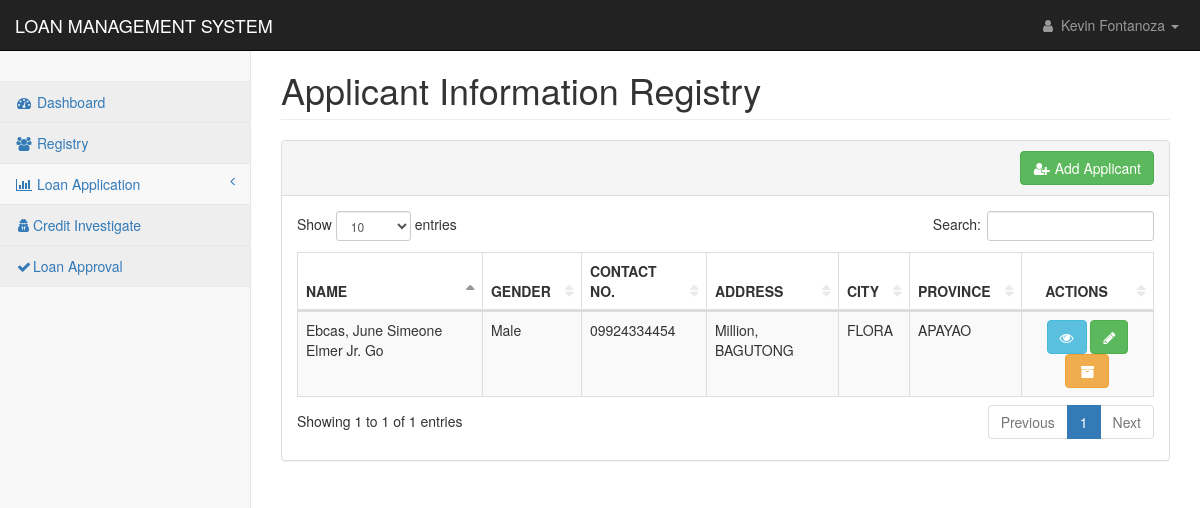
The page /pages/registry_applicant.php (signed in) on the database as committed earlier.
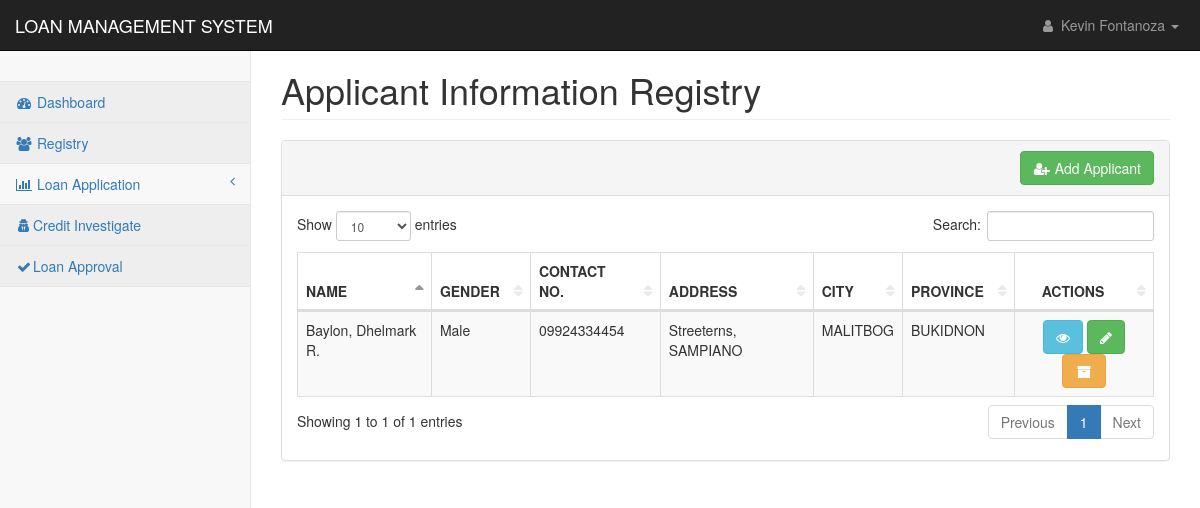
The same page on the database as committed later.
### tables this page shows
CREATE TABLE `applicants_personal` (
  `applicant_id` int(11) NOT NULL,
  `applicant_code` text NOT NULL,
  `firstname` text NOT NULL,
  `middlename` text NOT NULL,
  `lastname` text NOT NULL,
  `suffix` text NOT NULL,
  `nickname` text NOT NULL,
  `age` text NOT NULL,
  `gender` text NOT NULL,
  `contact1` text NOT NULL,
  `mstatus` text NOT NULL,
  `dob1` date NOT NULL,
  `pob1` text NOT NULL,
  `block1` text NOT NULL,
  `street1` text NOT NULL,
  `phase1` text NOT NULL,
  `brgy1` text NOT NULL,
  `city1` text NOT NULL,
  `province1` text NOT NULL,
  `map_url` text NOT NULL,
  `residence1` text NOT NULL,
  `lwith1` text NOT NULL,
  `block2` text NOT NULL,
  `street2` text NOT NULL,
  `phase2` text NOT NULL,
  `brgy2` text NOT NULL,
  `city2` text NOT NULL,
  `province2` text NOT NULL,
  `residence2` text NOT NULL,
  `lwith2` text NOT NULL,
  `mothername` text NOT NULL,
  `mothercon` text NOT NULL,
  `fathername` text NOT NULL,
  `fathercon` text NOT NULL,
  `file` text NOT NULL,
  `date_encoded` date NOT NULL
);

### config/conn.php (called while the page is built, shortened)
<?php
class DatabaseConnection
{
    public function connect()
    {
        $conn = new mysqli(DB_HOST,DB_USER,DB_PASSWORD,DB_DATABASE);
        return $this->conn = $conn;
    }
}
?>

### controller/reg_app.php (called while the page is built, shortened)
<?php
require_once('../config/conn.php');
class Registry extends DatabaseConnection {
    function display($table){
        $sql = "SELECT * FROM $table";
        $result = mysqli_query($this->connect(), $sql);
        return $result;
    }
    }
?>

### pages/registry_applicant.php (the view, shortened to what the changed rows need)
<?php
include('../config/conn.php');
include('../controller/reg_app.php');
if($_SESSION['user_id']){
?>
<!DOCTYPE html>
<html lang="en">
<head>
    <link href="../css/bootstrap.min.css" rel="stylesheet">
    <link href="../css/metisMenu.min.css" rel="stylesheet">
    <link href="../css/dataTables/dataTables.bootstrap.css" rel="stylesheet">
    <link href="../css/dataTables/dataTables.responsive.css" rel="stylesheet">
    <link href="../css/startmin.css" rel="stylesheet">
    <link href="../css/font-awesome.min.css" rel="stylesheet" type="text/css">
</head>
<body>
    <div id="wrapper">
        <div id="page-wrapper">
            <div class="container-fluid">
                <div class="row">
                    <div class="col-lg-12">
                        <h1 class="page-header">Applicant Information Registry</h1>
                    </div>
                </div>
                <div class="row">
                    <div class="col-lg-12">
                        <div class="panel panel-default">
                            <div class="panel-body">
                                <div class="table-responsive">
                                    <table class="table table-striped table-bordered table-hover"
                                        id="dataTables-example">
                                        <thead>
                                            <tr>
                                                <th>NAME</th>
                                                <th>GENDER</th>
                                                <th>CONTACT NO.</th>
                                                <th>ADDRESS</th>
                                                <th>CITY</th>
                                                <th>PROVINCE</th>
                                                <th class="text-center">ACTIONS</th>
                                            </tr>
                                        </thead>
                                        <tbody>
                                            <?php
                                                $applicant = new Registry();
                                                $result = $applicant->display("applicants_personal");
                                                foreach($result as $display){
                                            ?>
                                            <tr class="even gradeC">
                                                <td><?php echo $display['lastname'].', '.$display['firstname'].' '.$display['suffix'].' '.$display['middlename'];?>
                                                </td>
                                                <td><?php echo $display['gender'];?></td>
                                                <td><?php echo $display['contact1'];?></td>
                                                <td><?php echo $display['street1'].', '.$display['brgy1'];?></td>
                                                <td><?php echo $display['city1'];?></td>
                                                <td><?php echo $display['province1'];?></td>
                                                <td style="text-align:center">
                                                    <div class="tooltip-demo">
                                                        <a
                                                            href="registry_applicant_view.php?id=<?php echo $display['applicant_code'];?>">
                                                            <button type="button" class="btn btn-info"
                                                                data-toggle="tooltip" data-placement="top" title="View">
                                                                <i class="fa fa-eye" aria-hidden="true"></i>
                                                            </button>
                                                        </a>
                                                        <a
                                                            href="registry_applicant_update.php?id=<?php echo $display['applicant_code'];?>">
                                                            <button type="button" class="btn btn-success"
                                                                data-toggle="tooltip" data-placement="top" title="Edit">
                                                                <i class="fa fa-pencil" aria-hidden="true"></i>
                                                            </button>
                                                        </a>
                                                            <button data-target="#modal-<?= $display['applicant_code'] ?>" type="button" class="btn btn-warning"
                                                                data-toggle="modal" data-placement="top" title="Archive">
                                                                <i class="fa fa-fw" aria-hidden="true" title="Copy to use archive">&#xf187</i>
                                                            </button>
                                                </td>
                                            </tr>
                                            <?php
                                                }
                                            ?>
                                        </tbody>
                                    </table>
                                </div>
                            </div>
                        </div>
                    </div>
                </div>
            </div>
        </div>
    </div>
</body>
</html>
<?php
}else{
    header('location: index.php');
}
?>

Rows that differ between the two databases and show on the page:
removed applicants_personal: lastname "Ebcas", firstname "June Simeone Elmer", suffix "Jr.", middlename "Go", gender "Male", contact1 "09924334454", street1 "Million", brgy1 "BAGUTONG", city1 "FLORA", province1 "APAYAO"
added applicants_personal: lastname "Baylon", firstname "Dhelmark", middlename "R.", gender "Male", contact1 "09924334454", street1 "Streeterns", brgy1 "SAMPIANO", city1 "MALITBOG", province1 "BUKIDNON"
